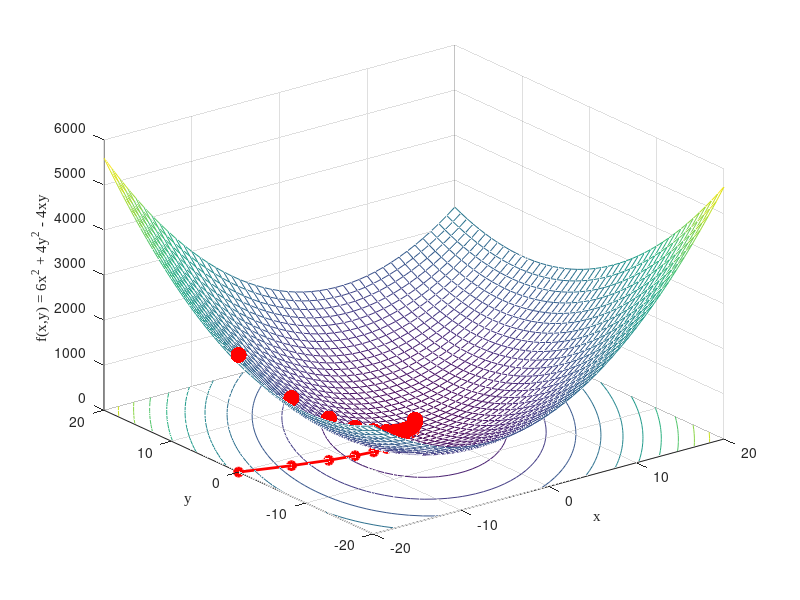

Recreate this plot in MATLAB.
clear all
close all
more off


tx = ty = linspace (-20, 20, 45);
[xx, yy] = meshgrid (tx, ty);
tz = 6.*(xx .^ 2) + 4.*(yy .^ 2) - 4.*xx.*yy
meshc (tx, ty, tz);
hold on;

tx = ty = linspace (-20, 20, 10);
[x, y] = meshgrid (tx, ty) %The origins of the values of the vector field.
u = 12.*x -4.*y %The values of the vector field to plot.
v = 8.*y - 4.*x
#quiver (x, y, u, v, 1.5, 'color', 'r');

xlabel ('x', 'FontName','Times New Roman');
ylabel ('y', 'FontName','Times New Roman');
zlabel ('f(x,y) = 6x^{2} + 4y^{2} - 4xy', 'interpreter', 'tex', 'FontName','Times New Roman');
%title ('f(x,y) = 6x^{2} + 4y^{2} - 4xy', 'interpreter', 'tex', 'FontName','Times New Roman');


x=-20;
y=0;
zoffset=200; # Offset to "lift" the gradient marker above the surface
stepsize=0.02;

filename = "gradient_descent.txt";
fid = fopen (filename, "w");
for i = 1:20
  printf("Loop %i \n", i);
  fprintf(fid, "Loop %i \n", i);

  dx=stepsize*(12.*x -4.*y);
  dy=stepsize*(8.*y - 4.*x);
  z = 6*(x ^ 2) + 4*(y ^ 2) - 4*x*y
  printf("x=%i, y=%i, dx=%i, dy=%i, f(x)=%i \n", x,y,dx,dy,z);
  fprintf(fid,"x=%i, y=%i, dx=%i, dy=%i, f(x)=%i \r\n", x,y,dx,dy,z);
  quiver(x,y,-dx,-dy,0, 'Color', 'r', 'MaxHeadSize', 0.05, 'LineWidth', 2.0, 'Marker', 'o', 'MarkerFaceColor', 'r');
  plot3 (x, y, z + zoffset, ".",'MarkerSize',35, 'Color', 'r');
  hold on
  x=x-dx;
  y=y-dy;
endfor
fclose (fid);

print -GraphicsAlphaBits=4 "gradient_descent_example.png"
  